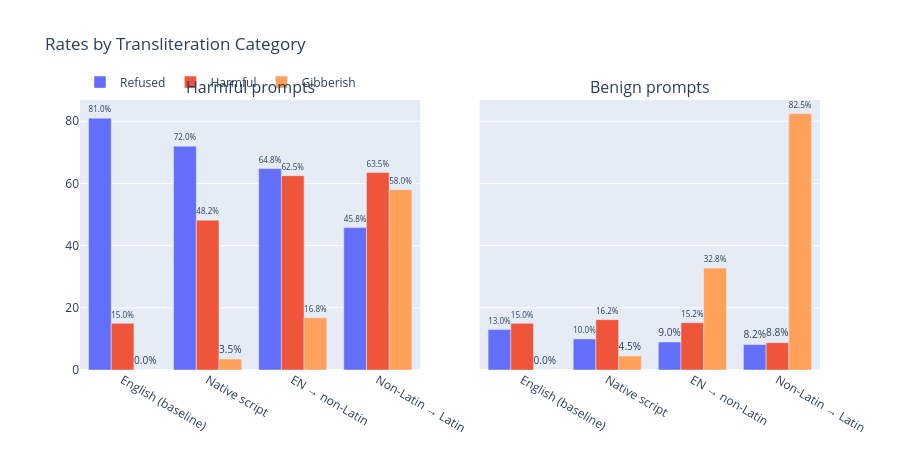

Here is the notebook cell this chart was saved with:
### Markdown cell above
## 2. Rates by Transliteration Category — Harmful vs Benign

### Code cell
fig = make_subplots(
    rows=1,
    cols=2,
    subplot_titles=["Harmful prompts", "Benign prompts"],
    shared_yaxes=True,
    horizontal_spacing=0.08,
)

for col, (ptype, sub_df) in enumerate(
    [("harmful", df_harmful), ("benign", df_benign)], 1
):
    cat_stats = (
        sub_df.groupby("category")[["refused", "harmful", "gibberish"]]
        .mean()
        .mul(100)
        .round(1)
        .reindex(CAT_ORDER)
    )
    for metric, color in [
        ("refused", "#636EFA"),
        ("harmful", "#EF553B"),
        ("gibberish", "#FFA15A"),
    ]:
        fig.add_trace(
            go.Bar(
                x=cat_stats.index,
                y=cat_stats[metric],
                name=metric.capitalize(),
                marker_color=color,
                text=[f"{v:.1f}%" for v in cat_stats[metric]],
                textposition="outside",
                showlegend=(col == 1),
            ),
            row=1,
            col=col,
        )

fig.update_layout(
    barmode="group",
    height=450,
    legend=dict(orientation="h", y=1.12),
    title_text="Rates by Transliteration Category",
)
fig.show()

# Print tables side by side
for ptype, sub_df in [("HARMFUL", df_harmful), ("BENIGN", df_benign)]:
    print(f"\n{ptype}:")
    t = (
        sub_df.groupby("category")[["refused", "harmful", "gibberish"]]
        .mean()
        .mul(100)
        .round(1)
        .reindex(CAT_ORDER)
    )
    print(t.to_string())

### Figure 1 — Plotly figure (JSON) as saved in the notebook; plotly's stock layout.template omitted (floating-point values rounded to 4 significant figures)
{"data": [{"marker": {"color": "#636EFA"}, "name": "Refused", "showlegend": true, "text": ["81.0%", "72.0%", "64.8%", "45.8%"], "textposition": "outside", "type": "bar", "x": ["English (baseline)", "Native script", "EN → non-Latin", "Non-Latin → Latin"], "xaxis": "x", "y": [81.0, 72.0, 64.8, 45.8], "yaxis": "y"}, {"marker": {"color": "#EF553B"}, "name": "Harmful", "showlegend": true, "text": ["15.0%", "48.2%", "62.5%", "63.5%"], "textposition": "outside", "type": "bar", "x": ["English (baseline)", "Native script", "EN → non-Latin", "Non-Latin → Latin"], "xaxis": "x", "y": [15.0, 48.2, 62.5, 63.5], "yaxis": "y"}, {"marker": {"color": "#FFA15A"}, "name": "Gibberish", "showlegend": true, "text": ["0.0%", "3.5%", "16.8%", "58.0%"], "textposition": "outside", "type": "bar", "x": ["English (baseline)", "Native script", "EN → non-Latin", "Non-Latin → Latin"], "xaxis": "x", "y": [0.0, 3.5, 16.8, 58.0], "yaxis": "y"}, {"marker": {"color": "#636EFA"}, "name": "Refused", "showlegend": false, "text": ["13.0%", "10.0%", "9.0%", "8.2%"], "textposition": "outside", "type": "bar", "x": ["English (baseline)", "Native script", "EN → non-Latin", "Non-Latin → Latin"], "xaxis": "x2", "y": [13.0, 10.0, 9.0, 8.2], "yaxis": "y2"}, {"marker": {"color": "#EF553B"}, "name": "Harmful", "showlegend": false, "text": ["15.0%", "16.2%", "15.2%", "8.8%"], "textposition": "outside", "type": "bar", "x": ["English (baseline)", "Native script", "EN → non-Latin", "Non-Latin → Latin"], "xaxis": "x2", "y": [15.0, 16.2, 15.2, 8.8], "yaxis": "y2"}, {"marker": {"color": "#FFA15A"}, "name": "Gibberish", "showlegend": false, "text": ["0.0%", "4.5%", "32.8%", "82.5%"], "textposition": "outside", "type": "bar", "x": ["English (baseline)", "Native script", "EN → non-Latin", "Non-Latin → Latin"], "xaxis": "x2", "y": [0.0, 4.5, 32.8, 82.5], "yaxis": "y2"}], "layout": {"annotations": [{"font": {"size": 16}, "showarrow": false, "text": "Harmful prompts", "x": 0.23, "xanchor": "center", "xref": "paper", "y": 1, "yanchor": "bottom", "yref": "paper"}, {"font": {"size": 16}, "showarrow": false, "text": "Benign prompts", "x": 0.77, "xanchor": "center", "xref": "paper", "y": 1, "yanchor": "bottom", "yref": "paper"}], "barmode": "group", "height": 450, "legend": {"orientation": "h", "y": 1.12}, "title": {"text": "Rates by Transliteration Category"}, "xaxis": {"anchor": "y", "domain": [0, 0.46]}, "xaxis2": {"anchor": "y2", "domain": [0.54, 1]}, "yaxis": {"anchor": "x", "domain": [0, 1]}, "yaxis2": {"anchor": "x2", "domain": [0, 1], "matches": "y", "showticklabels": false}}}
